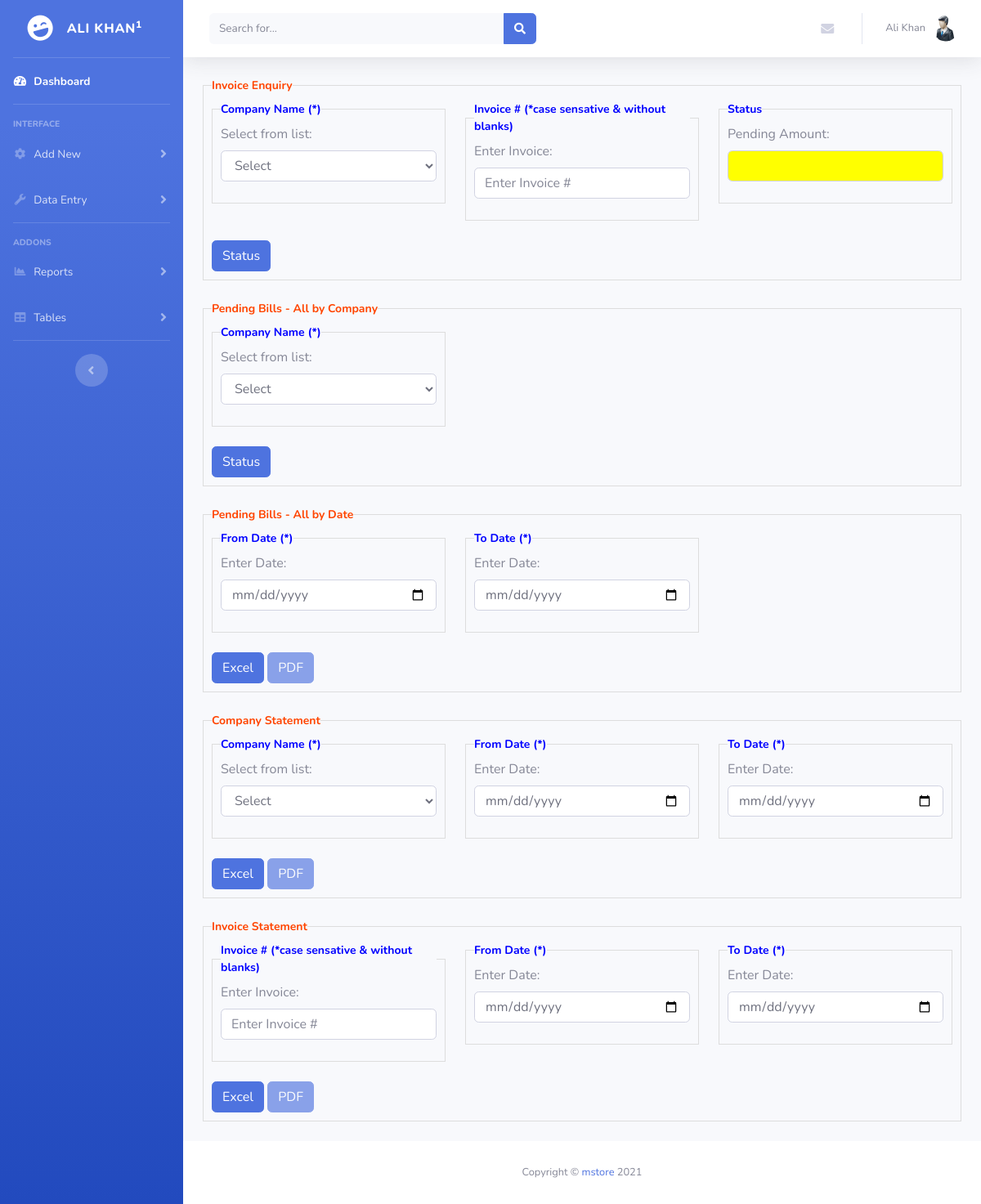
/reports.php (signed in), run on the app's committed database.
### tables this page shows
CREATE TABLE `users` (
  `id` int(11) NOT NULL,
  `username` varchar(255) NOT NULL,
  `password` varchar(255) NOT NULL,
  `firstname` varchar(25) NOT NULL,
  `lastname` varchar(25) NOT NULL,
  `ucompany` varchar(50) NOT NULL,
  `role` varchar(10) NOT NULL,
  `status` int(11) NOT NULL DEFAULT '1'
);

### reports.php (the view, shortened to what this page needs)
<?php include('header.php');
$message3='';
?>
        <div class="container-fluid">
        <fieldset class="scheduler-border">
        <legend class="scheduler-border" style="color:orangered;">Invoice Enquiry</legend>
        <form method="POST" action="export.php" enctype="multipart/form-data">
        <div class="row">
            <div class="col-4">
                <fieldset class="scheduler-border">
                <legend class="scheduler-border" style="color:blue;">Company Name (*)</legend>
                    <div class="form-group">
                      <label for="company_id">Select from list:</label>
                      <select class="form-control" id="company_id" name="company_id">
                        <option disabled selected="">Select</option>
                        </select>
                    </div>
                </fieldset>
            </div>
            <div class="col-4">
                <fieldset class="scheduler-border">
                    <legend class="scheduler-border" style="color:blue;">Invoice # (*case sensative & without blanks)</legend>
                    <div class="form-group">
                    <label for="invoice_no">Enter Invoice:</label>
                    <input type="invoice_no" class="form-control" placeholder="Enter Invoice #" name="invoice_no" id="invoice_no">
                  </div>
                </fieldset>
            </div>
            <div class="col-4">
                <fieldset class="scheduler-border">
                    <legend class="scheduler-border" style="color:blue;">Status</legend>
                    <div class="form-group">
                    <label for="message">Pending Amount:</label>
                    <input type="invoice_no" class="form-control" value="<?php echo $message3; ?>" name="message" id="message" onchange="chgColor();">
                  </div>
                </fieldset>
            </div>
        </div>
        <button type="submit" name="invoicestatus" class="btn btn-primary">Status</button>
        </form>
        </fieldset>
        </div>
        <div class="container-fluid">
        <fieldset class="scheduler-border">
        <legend class="scheduler-border" style="color:orangered;">Pending Bills - All by Company</legend>
        <form method="POST" action="export.php" enctype="multipart/form-data">
        <div class="row">
            <div class="col-4">
                <fieldset class="scheduler-border">
                <legend class="scheduler-border" style="color:blue;">Company Name (*)</legend>
                    <div class="form-group">
                      <label for="company_id">Select from list:</label>
                      <select class="form-control" id="company_id" name="company_id">
                        <option disabled selected="">Select</option>
                        </select>
                    </div>
                </fieldset>
            </div>
        </div>
        <button type="submit" name="pendingbills" class="btn btn-primary">Status</button>
        </form>
        </fieldset>
        </div>
        <div class="container-fluid">
        <fieldset class="scheduler-border">
        <legend class="scheduler-border" style="color:orangered;">Pending Bills - All by Date</legend>
        <form method="POST" action="export.php" enctype="multipart/form-data">
        <div class="row">
            <div class="col-4">
                <fieldset class="scheduler-border">
                    <legend class="scheduler-border" style="color:blue;">From Date (*)</legend>
                    <div class="form-group">
                    <label for="dated">Enter Date:</label>
                    <input type="date" class="form-control" placeholder="Enter Date" name="fromdate" id="dated">
                  </div>
                </fieldset>
            </div>
            <div class="col-4">
                <fieldset class="scheduler-border">
                    <legend class="scheduler-border" style="color:blue;">To Date (*)</legend>
                    <div class="form-group">
                    <label for="dated">Enter Date:</label>
                    <input type="date" class="form-control" placeholder="Enter Date" name="todate" id="dated">
                  </div>
                </fieldset>
            </div>
        </div>
        <button type="submit" name="pendingb2report" class="btn btn-primary">Excel</button>
        <button type="submit" name="pendingb2report" class="btn btn-primary" disabled>PDF</button>
        </form></fieldset>
        </div>
        <div class="container-fluid">
        <fieldset class="scheduler-border">
        <legend class="scheduler-border" style="color:orangered;">Company Statement</legend>
        <form method="POST" action="export.php" enctype="multipart/form-data">
        <div class="row">
            <div class="col-4">
                <fieldset class="scheduler-border">
                <legend class="scheduler-border" style="color:blue;">Company Name (*)</legend>
                    <div class="form-group">
                      <label for="company_id">Select from list:</label>
                      <select class="form-control" id="company_id" name="company_id">
                        <option disabled selected="">Select</option>
                        </select>
                    </div>
                </fieldset>
            </div>
            <div class="col-4">
                <fieldset class="scheduler-border">
                    <legend class="scheduler-border" style="color:blue;">From Date (*)</legend>
                    <div class="form-group">
                    <label for="dated">Enter Date:</label>
                    <input type="date" class="form-control" placeholder="Enter Date" name="fromdate" id="dated">
                  </div>
                </fieldset>
            </div>
            <div class="col-4">
                <fieldset class="scheduler-border">
                    <legend class="scheduler-border" style="color:blue;">To Date (*)</legend>
                    <div class="form-group">
                    <label for="dated">Enter Date:</label>
                    <input type="date" class="form-control" placeholder="Enter Date" name="todate" id="dated">
                  </div>
                </fieldset>
            </div>
        </div>
        <button type="submit" name="exc1report" class="btn btn-primary">Excel</button>
        <button type="submit" name="pdf1report" class="btn btn-primary" disabled>PDF</button>
        </form></fieldset>
        </div>
        <div class="container-fluid">
        <fieldset class="scheduler-border">
        <legend class="scheduler-border" style="color:orangered;">Invoice Statement</legend>
        <form method="POST" action="export.php" enctype="multipart/form-data">
        <div class="row">
            <div class="col-4">
                <fieldset class="scheduler-border">
                    <legend class="scheduler-border" style="color:blue;">Invoice # (*case sensative & without blanks)</legend>
                    <div class="form-group">
                    <label for="invoice">Enter Invoice:</label>
                    <input type="invoice" class="form-control" placeholder="Enter Invoice #" name="invoice" id="invoice">
                  </div>
                </fieldset>
            </div>
            <div class="col-4">
                <fieldset class="scheduler-border">
                    <legend class="scheduler-border" style="color:blue;">From Date (*)</legend>
                    <div class="form-group">
                    <label for="dated">Enter Date:</label>
                    <input type="date" class="form-control" placeholder="Enter Date" name="fromdate" id="dated">
                  </div>
                </fieldset>
            </div>
            <div class="col-4">
                <fieldset class="scheduler-border">
                    <legend class="scheduler-border" style="color:blue;">To Date (*)</legend>
                    <div class="form-group">
                    <label for="dated">Enter Date:</label>
                    <input type="date" class="form-control" placeholder="Enter Date" name="todate" id="dated">
                  </div>
                </fieldset>
            </div>
        </div>
        <button type="submit" name="exc2report" class="btn btn-primary">Excel</button>
        <button type="submit" name="pdf2report" class="btn btn-primary" disabled>PDF</button>
        </form>
        </fieldset>
        </div>
<?php include('footer.php'); ?>

### header.php (shortened to what this page needs)
<?php include ('db.php');
$user_id=$_SESSION['id'];
?>
<?php
      $sql = "SELECT * FROM users WHERE id=$user_id";
             if ($result = mysqli_query($conn,$sql)){
                  $row = mysqli_fetch_array($result);
                  $id=$row['id'];
                  $firstname=$row['firstname'];
                  $lastname=$row['lastname'];
                  $ucompany=$row['ucompany'];
            }?>
<!DOCTYPE html>
<html lang="en">
<head>
  <link href="vendor/fontawesome-free/css/all.min.css" rel="stylesheet" type="text/css">
  <link href="css/sb-admin-2.min.css" rel="stylesheet">
  <link href="style.css" rel="stylesheet">
  <link rel="stylesheet" href="https://cdn.datatables.net/1.10.21/css/jquery.dataTables.min.css" />
</head>
<body id="page-top">
  <div id="wrapper">
    <ul class="navbar-nav bg-gradient-primary sidebar sidebar-dark accordion" id="accordionSidebar">
      <a class="sidebar-brand d-flex align-items-center justify-content-center" href="home.php">
        <div class="sidebar-brand-icon rotate-n-15">
          <i class="fas fa-laugh-wink"></i>
        </div>
        <div class="sidebar-brand-text mx-3"><?php echo $ucompany; ?><sup><?php echo $id; ?></sup></div>
      </a>
      <hr class="sidebar-divider my-0">
      <li class="nav-item active">
        <a class="nav-link" href="home.php">
          <i class="fas fa-fw fa-tachometer-alt"></i>
          <span>Dashboard</span></a>
      </li>
      <hr class="sidebar-divider">
      <div class="sidebar-heading">
        Interface
      </div>
      <li class="nav-item">
        <a class="nav-link collapsed" href="#" data-toggle="collapse" data-target="#collapseTwo" aria-expanded="true" aria-controls="collapseTwo">
          <i class="fas fa-fw fa-cog"></i>
          <span>Add New</span>
        </a>
      </li>
      <li class="nav-item">
        <a class="nav-link collapsed" href="#" data-toggle="collapse" data-target="#collapseUtilities" aria-expanded="true" aria-controls="collapseUtilities">
          <i class="fas fa-fw fa-wrench"></i>
          <span>Data Entry</span>
        </a>
      </li>
      <hr class="sidebar-divider">
      <div class="sidebar-heading">
        Addons
      </div>
      <li class="nav-item">
        <a class="nav-link collapsed" href="#" data-toggle="collapse" data-target="#collapsePages" aria-expanded="true" aria-controls="collapsePages">
          <i class="fas fa-fw fa-chart-area"></i>
          <span>Reports</span>
        </a>
      </li>
      <li class="nav-item">
        <a class="nav-link collapsed" href="#" data-toggle="collapse" data-target="#collapseTables" aria-expanded="true" aria-controls="collapseTables">
          <i class="fas fa-fw fa-table"></i>
          <span>Tables</span>
        </a>
      </li>
      <hr class="sidebar-divider d-none d-md-block">
      <div class="text-center d-none d-md-inline">
        <button class="rounded-circle border-0" id="sidebarToggle"></button>
      </div>
    </ul>
    <div id="content-wrapper" class="d-flex flex-column">
      <div id="content">
        <nav class="navbar navbar-expand navbar-light bg-white topbar mb-4 static-top shadow">
          <form class="d-none d-sm-inline-block form-inline mr-auto ml-md-3 my-2 my-md-0 mw-100 navbar-search">
            <div class="input-group">
              <input type="text" class="form-control bg-light border-0 small" placeholder="Search for..." aria-label="Search" aria-describedby="basic-addon2">
              <div class="input-group-append">
                <button class="btn btn-primary" type="button">
                  <i class="fas fa-search fa-sm"></i>
                </button>
              </div>
            </div>
          </form>
          <ul class="navbar-nav ml-auto">
            <li class="nav-item dropdown no-arrow mx-1">
              <a class="nav-link dropdown-toggle" href="#" id="messagesDropdown" role="button" data-toggle="dropdown" aria-haspopup="true" aria-expanded="false">
                <i class="fas fa-envelope fa-fw"></i>
              </a>
            </li>
            <li class="nav-item dropdown no-arrow">
              <a class="nav-link dropdown-toggle" href="#" id="userDropdown" role="button" data-toggle="dropdown" aria-haspopup="true" aria-expanded="false">
                <span class="mr-2 d-none d-lg-inline text-gray-600 small"><?php echo $firstname.' '.$lastname ?></span>
                <img class="img-profile rounded-circle" src="img/user.png">
              </a>
            </li>
          </ul>
        </nav>

### style.css (style rules this page uses)
fieldset.scheduler-border { border: solid 1px #DDD !important; padding: 0 10px 10px 10px; border-bottom: none; }
legend.scheduler-border { width: auto !important; border: none; font-size: 14px; }
legend { font-weight: bold; }

### data on the page
users: ucompany "ALI KHAN", id "1", firstname "Ali", lastname "Khan"
